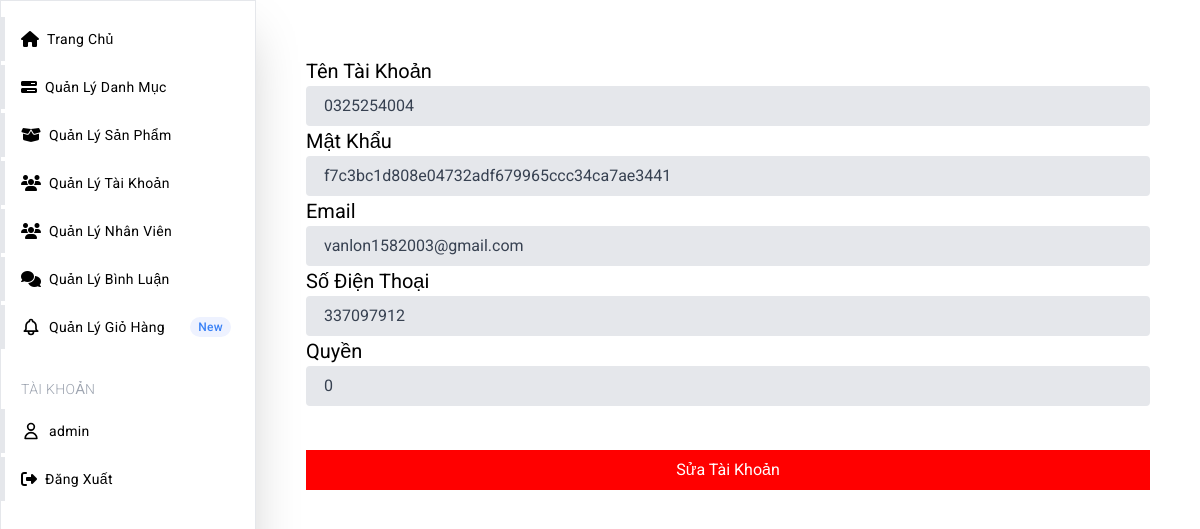
Page /admin/index.php?action=edit_taikhoan&id_taikhoan=1 (signed in) on the committed database.
### tables this page shows
CREATE TABLE `taikhoan` (
  `id_taikhoan` int(11) NOT NULL,
  `name_taikhoan` varchar(255) NOT NULL,
  `pass_taikhoan` text NOT NULL,
  `email_taikhoan` text NOT NULL,
  `phone_taikhoan` int(10) NOT NULL,
  `role` int(11) NOT NULL DEFAULT 0
);

### model/connect.php (called while the page is built, shortened)
<?php
$host = "localhost";
$userhost ="root";
$passhost = '';
$dbname ="duanbanxemay";
  function pdo_get_connection(){
    global $host, $userhost, $passhost, $dbname;
    $dburl = "mysql:host=$host;dbname=$dbname;charset=utf8";
    $username = $userhost;
    $password = $passhost;
    $pdo = new PDO($dburl, $username, $password);
    $pdo->setAttribute(PDO::ATTR_ERRMODE, PDO::ERRMODE_EXCEPTION);
    return $pdo;
}
function pdo_query_one($sql){
    $sql_args = array_slice(func_get_args(), 1);
    try{
        $conn = pdo_get_connection();
        $stmt = $conn->prepare($sql);
        $stmt->execute($sql_args);
        $row = $stmt->fetch(PDO::FETCH_ASSOC);
        return $row;
    }
    catch(PDOException $e){
        throw $e;
    }
    finally{
        unset($conn);
    }}
?>

### dao/taikhoan.php (called while the page is built, shortened)
<?php
function loadone_taikhoan($id_taikhoan){
  $sql = "select * from taikhoan where id_taikhoan=".$id_taikhoan;
  $taikhoan = pdo_query_one($sql);
  return $taikhoan;
}
?>

### admin/taikhoan/suataikhoan.php (the view, shortened to what this page needs)
<?php
if(is_array($taikhoan)){
  extract($taikhoan);
}
?>
<article class="h-full ml-14 mt-14 mb-10 md:ml-64 text-black">
  <form action="index.php?action=updatetaikhoan" method="post" class="grid " style="padding: 0px 50px;"
    enctype="multipart/form-data">
    <p class="text-[20px] ">Tên Tài Khoản</p>
    <input
      class="bg-gray-200 appearance-none border-2 border-gray-200 rounded py-2 px-4 text-gray-700 leading-tight focus:outline-none focus:bg-white focus:border-purple-500"
      type="text" name="name_taikhoan" value="<?=$name_taikhoan?>">
    <p class="text-[20px] ">Mật Khẩu</p>
    <input
      class="bg-gray-200 appearance-none border-2 border-gray-200 rounded py-2 px-4 text-gray-700 leading-tight focus:outline-none focus:bg-white focus:border-purple-500"
      type="text" name="pass_taikhoan" value="<?=$pass_taikhoan?>">
    <p class="text-[20px] ">Email</p>
    <input
      class="bg-gray-200 appearance-none border-2 border-gray-200 rounded py-2 px-4 text-gray-700 leading-tight focus:outline-none focus:bg-white focus:border-purple-500"
      type="text" name="email_taikhoan" value="<?=$email_taikhoan?>">
    <p class="text-[20px]  ">Số Điện Thoại</p>
    <input
      class="bg-gray-200 appearance-none border-2 border-gray-200 rounded py-2 px-4 text-gray-700 leading-tight focus:outline-none focus:bg-white focus:border-purple-500"
      type="number" name="phone_taikhoan" value="<?=$phone_taikhoan?>">
    <p class="text-[20px] ">Quyền</p>
    <input
      class="bg-gray-200 appearance-none border-2 border-gray-200 rounded py-2 px-4 text-gray-700 leading-tight focus:outline-none focus:bg-white focus:border-purple-500"
      type="number"min="0" max="2" name="role" value="<?=$role?>">
    <br>
    <input class="bg-[red] text-white mt-[20px] px-5 py-2 cursor-pointer hover:bg-[blue]" type="submit"
      value="Sửa Tài Khoản" name="update_taikhoan">
  </form>
</article>
</body>
</html>

### admin/sidebar.php (style rules this page uses)
* { margin: 0; padding: 0; box-sizing: border-box; font-family: 'Roboto', sans-serif; }

### rows in the picture
taikhoan: name_taikhoan "0325254004", pass_taikhoan "f7c3bc1d808e04732adf679965ccc34ca7ae3441", email_taikhoan "vanlon1582003@gmail.com", phone_taikhoan "337097912", role "0"

### other values in the picture
$name_admin "admin"
